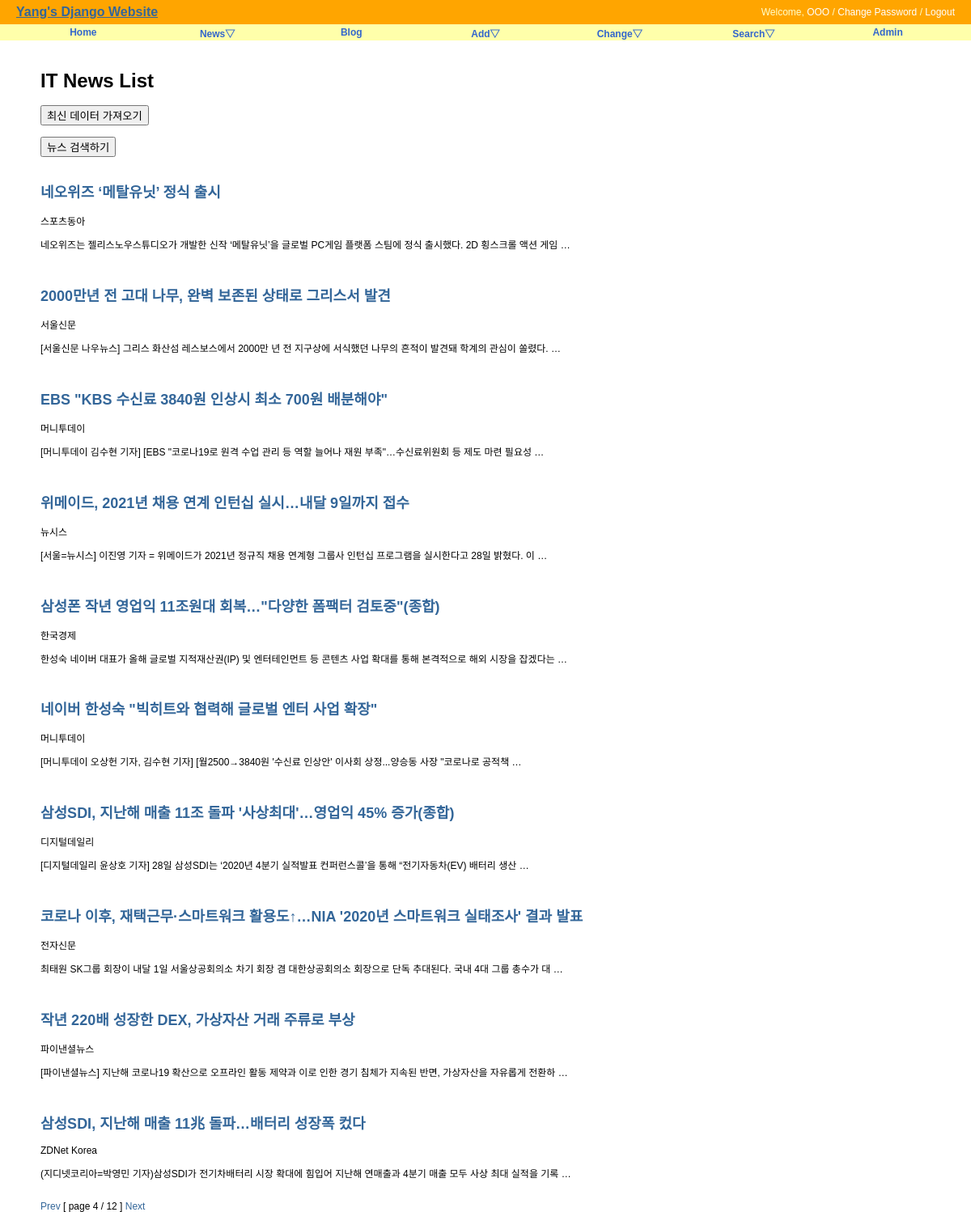
The app's page /news/?page=4 with its own data.
### news/models.py (models this page shows, shortened)
class New(models.Model):
    title = models.CharField('TITLE', max_length=300, help_text='news title')
    writer = models.CharField('WRITER', max_length=100, help_text='publisher')
    preview = models.TextField('PREVIEW', unique=True)
    published_date = models.DateTimeField(default=timezone.now)
    class Meta:
        verbose_name = 'new'
        verbose_name_plural = 'news'
        db_table = 'news_new'
        ordering = ('-published_date',)

### news/views.py (the view)
# urls.py: path('', NewsLV.as_view(), name='index'),
class NewsLV(ListView):
    model = New
    template_name = "news/news_all.html"
    context_object_name = "news"
    paginate_by = 10

### news/templates/news/news_all.html (shortened to what this page needs)
{% extends "base.html" %}
{% block content %}
<div id="content">
  <h1>IT News List</h1>
  <form action="{% url "news:news_list" %}" method="POST">
    <input type="submit" value="최신 데이터 가져오기" />
  </form><br/>
  <form action="{% url "news:search" %}" method="POST">
    <input type="submit" value="뉴스 검색하기" />
  </form><br/>
  {% for new in news %}
  <h2><a href="{% url 'news:news_detail' new.id %}">
      {{ new.title }}</a></h2>
      {{ new.writer}}
      <p>{{ new.preview }}</p>
      <br/>
  {% endfor %}
  <div>
    {% if page_obj.has_previous %}
    <a href="?page={{ page_obj.previous_page_number }}">Prev</a>
    {% endif %} [ page {{ page_obj.number }} / {{page_obj.paginator.num_pages }} ]
    {% if page_obj.has_next %}
    <a href="?page={{ page_obj.next_page_number }}">Next</a>
    {% endif %}
  </div>
</div>
{% endblock %}

### static/css/base.css (style rules this page uses)
body { font-family: "Lucida Grande", Verdana, Arial, sans-serif; font-size: 12px; }
div#content { position: absolute; top: 70px; left: 50px; right: 50px; }
a:link, a:visited { color: #369; text-decoration: none; }

### records on screen
New: title "네오위즈 ‘메탈유닛’ 정식 출시", writer "스포츠동아", preview "네오위즈는 젤리스노우스튜디오가 개발한 신작 ‘메탈유닛’을 글로벌 PC게임 플랫폼 스팀에 정식 출시했다. 2D 횡스크롤 액션 게임 …"
New: title "2000만년 전 고대 나무, 완벽 보존된 상태로 그리스서 발견", writer "서울신문", preview "[서울신문 나우뉴스] 그리스 화산섬 레스보스에서 2000만 년 전 지구상에 서식했던 나무의 흔적이 발견돼 학계의 관심이 쏠렸다. …"
New: title "EBS \"KBS 수신료 3840원 인상시 최소 700원 배분해야\"", writer "머니투데이", preview "[머니투데이 김수현 기자] [EBS \"코로나19로 원격 수업 관리 등 역할 늘어나 재원 부족\"…수신료위원회 등 제도 마련 필요성 …"
New: title "위메이드, 2021년 채용 연계 인턴십 실시…내달 9일까지 접수", writer "뉴시스", preview "[서울=뉴시스] 이진영 기자 = 위메이드가 2021년 정규직 채용 연계형 그룹사 인턴십 프로그램을 실시한다고 28일 밝혔다. 이 …"
New: title "삼성폰 작년 영업익 11조원대 회복…\"다양한 폼팩터 검토중\"(종합)", writer "한국경제", preview "한성숙 네이버 대표가 올해 글로벌 지적재산권(IP) 및 엔터테인먼트 등 콘텐츠 사업 확대를 통해 본격적으로 해외 시장을 잡겠다는 …"
New: title "네이버 한성숙 \"빅히트와 협력해 글로벌 엔터 사업 확장\"", writer "머니투데이", preview "[머니투데이 오상헌 기자, 김수현 기자] [월2500→3840원 '수신료 인상안' 이사회 상정...양승동 사장 \"코로나로 공적책 …"
New: title "삼성SDI, 지난해 매출 11조 돌파 '사상최대'…영업익 45% 증가(종합)", writer "디지털데일리", preview "[디지털데일리 윤상호 기자] 28일 삼성SDI는 ‘2020년 4분기 실적발표 컨퍼런스콜’을 통해 “전기자동차(EV) 배터리 생산 …"
New: title "코로나 이후, 재택근무·스마트워크 활용도↑…NIA '2020년 스마트워크 실태조사' 결과 발표", writer "전자신문", preview "최태원 SK그룹 회장이 내달 1일 서울상공회의소 차기 회장 겸 대한상공회의소 회장으로 단독 추대된다. 국내 4대 그룹 총수가 대 …"
New: title "작년 220배 성장한 DEX, 가상자산 거래 주류로 부상", writer "파이낸셜뉴스", preview "[파이낸셜뉴스] 지난해 코로나19 확산으로 오프라인 활동 제약과 이로 인한 경기 침체가 지속된 반면, 가상자산을 자유롭게 전환하 …"
New: title "삼성SDI, 지난해 매출 11兆 돌파…배터리 성장폭 컸다", writer "ZDNet Korea", preview "(지디넷코리아=박영민 기자)삼성SDI가 전기차배터리 시장 확대에 힘입어 지난해 연매출과 4분기 매출 모두 사상 최대 실적을 기록 …"

### other values on screen
{{ page_obj.number }} "4"
{{ page_obj.paginator.num_pages }} "12"
